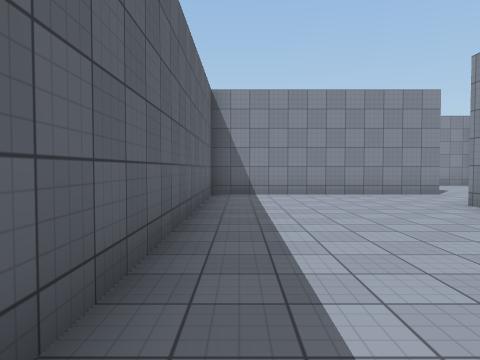
[1] (above)

24 first-person views from a walk through a Unity game level. The camera is 1.4 m above the floor, tilts 2° down and sees 70° across. The floor is counted in squares, 2 m on a side. Each view is taken from the middle of a square. On the plan, view 1 faces up. The plan holds only what a view shows up to about 11 squares ahead; the rest is blank. The place goes on beyond the plan. Surface patterns are stand-ins for the level's own textures.

[2]
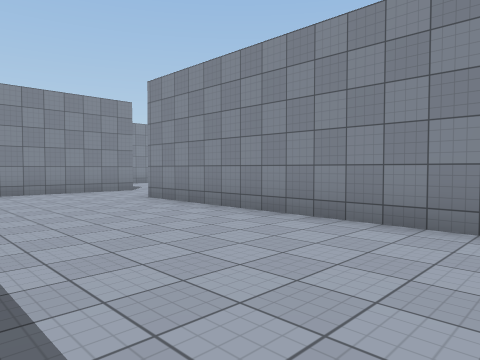

[3]
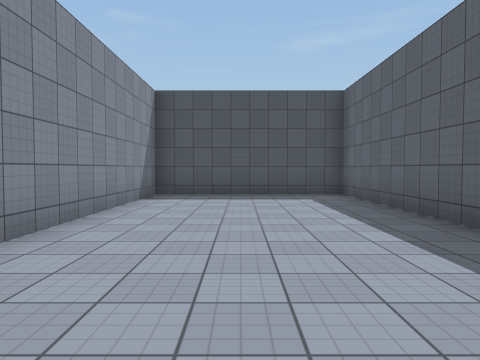

[4]
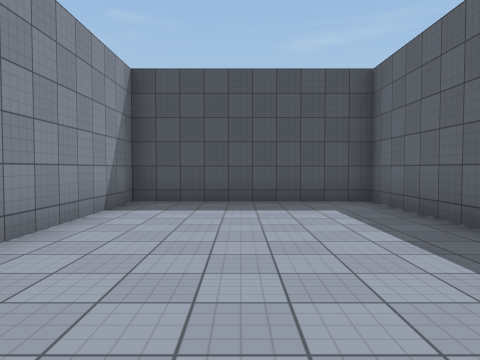

[5]
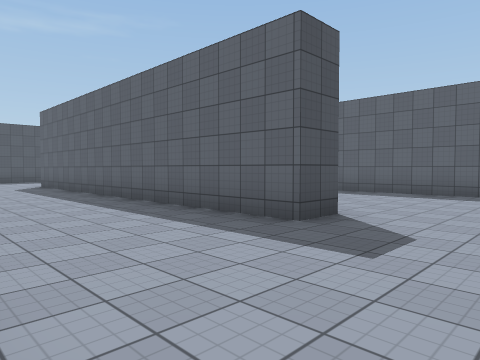

[6]
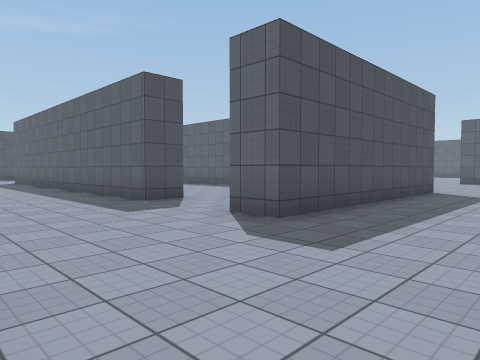

[7]
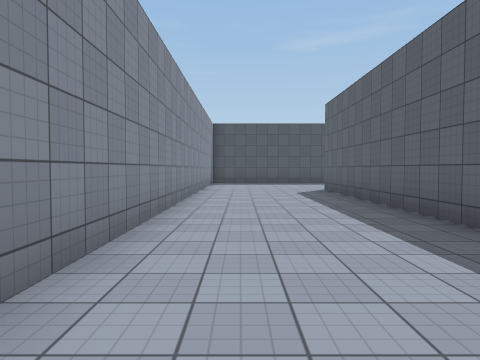

[8]
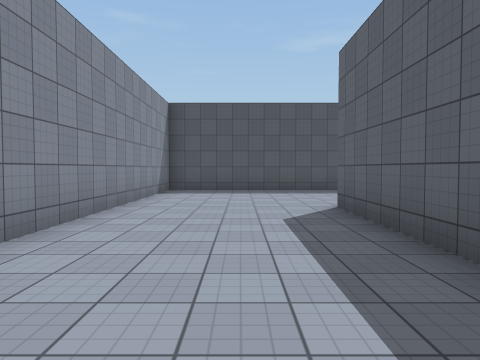

[9]
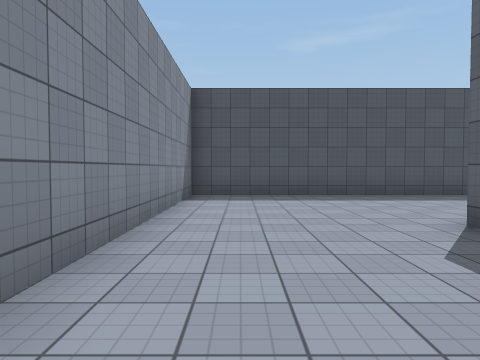

[10]
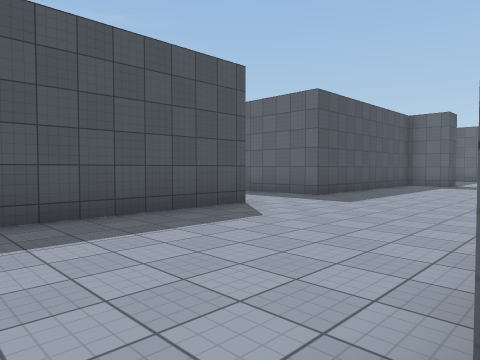

[11]
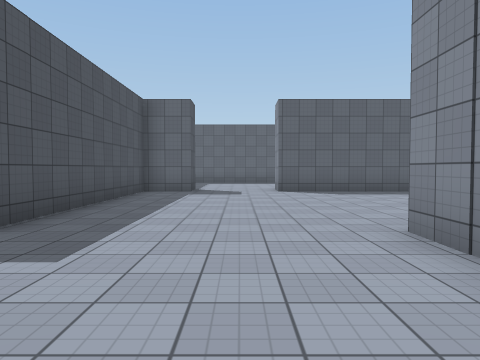

[12]
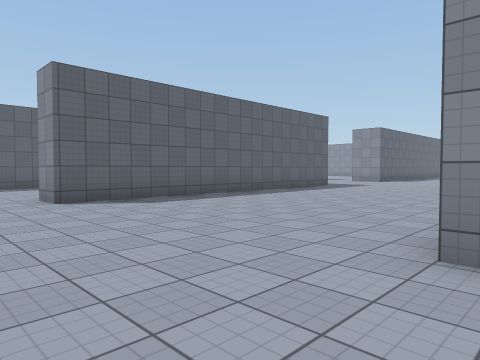

[13]
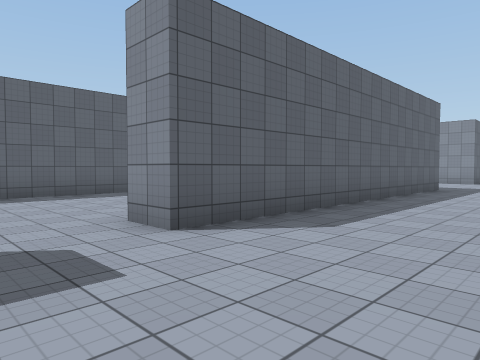

[14]
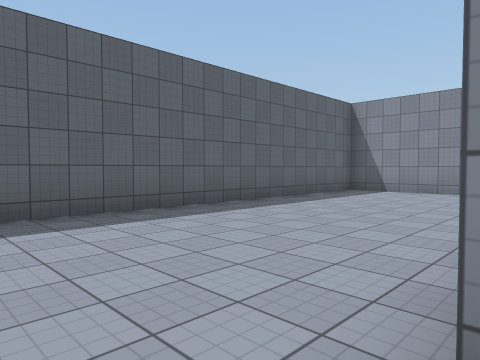

[15]
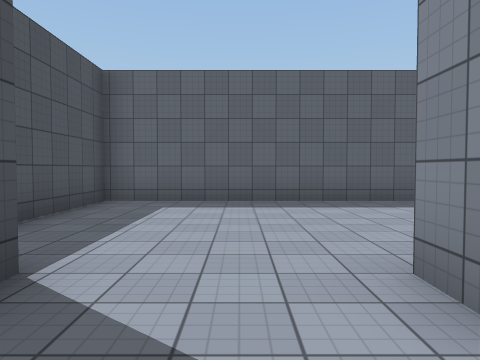

[16]
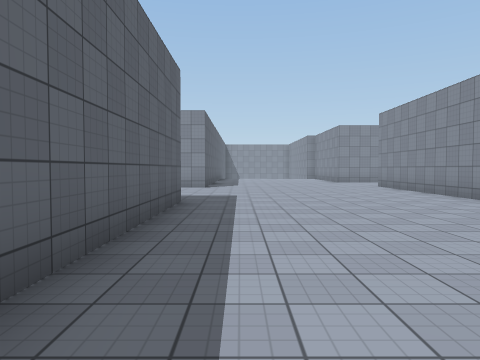

[17]
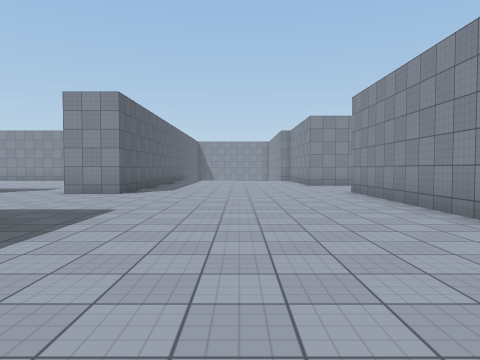

[18]
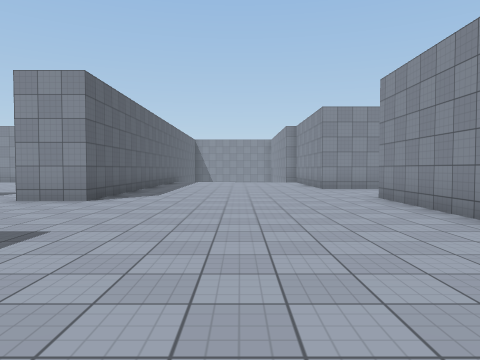

[19]
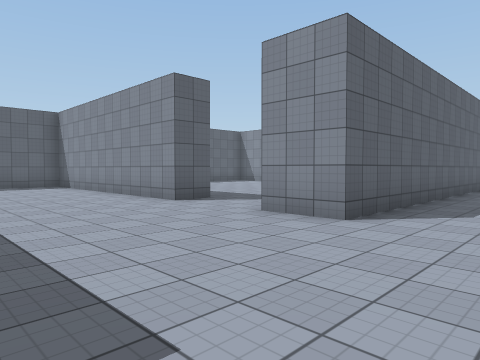

[20]
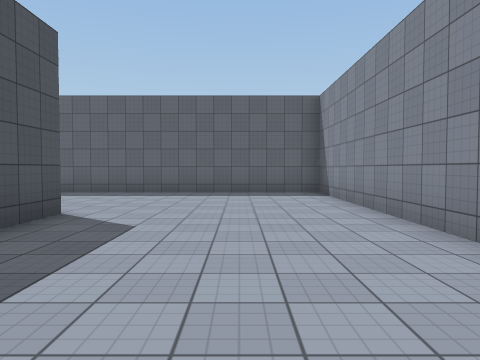

[21]
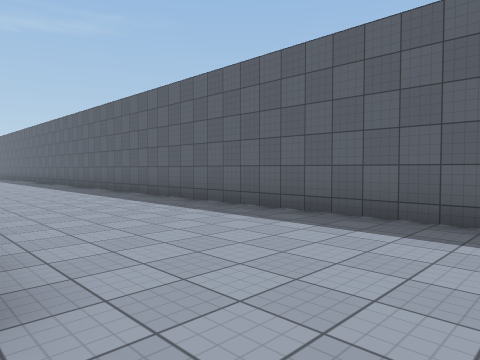

[22]
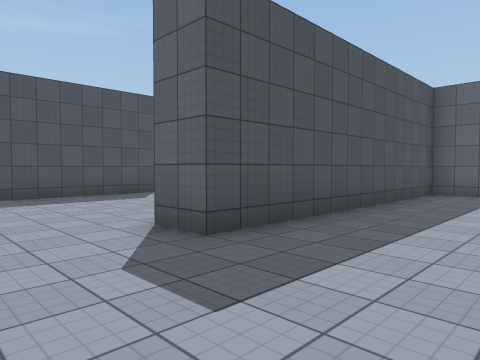

[23]
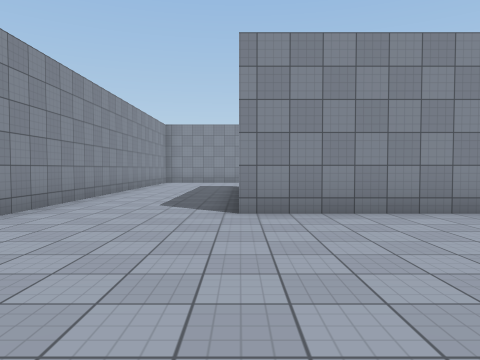

[24]
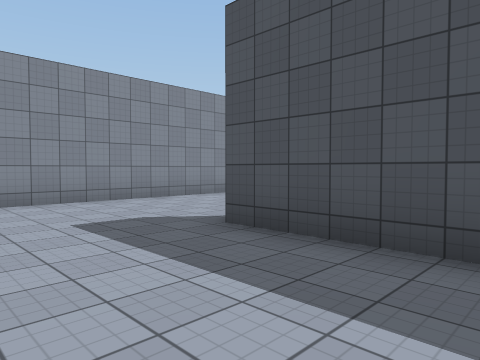

### Floor plan
Points are (right, up) in squares from view 1. A wall is a line through its corners. A room is listed if a view was taken in it or the views show most of it. See-through windows are left out.
Room 1 (views 1, 2, 3, 4)
walls: (5.2, 9) (-0.8, 9) (-0.8, -4.1) (4.2, -4.1) (4.2, 6.4) (5.2, 6.4)
ways out: opening at (5, 7.5) to room 2
Room 2 (views 5, 6, 7, 8, 9, 10, 11, 12, 13, 14, 15, 16, 17, 18, 19, 20, 21, 22, 23, 24)
walls: (-9.2, -8.5) (-8.2, -8.5) (-8.2, -9.9) (-1.7, -9.9); (-0.6, -5.1) (-1.8, -5.1); (-11.1, 3.3) (-14.2, 3.3) (-14.2, -9.9) (-11.4, -9.9); (-8.2, 4.4) (-8.2, -5.9) (-9.2, -5.9); (-1.7, 4.5) (-1.7, 10) (5.2, 10) (5.2, 9); (0.9, -9.9) (9.2, -9.9) (9.2, 4.2); (-15.4, 4.3) (-11.5, 4.3); (5.2, 6.4) (5.2, -5.2); (-8.2, 13.5) (-8.2, 9.3) (-9.8, 9.3); (-19.8, 11.4) (-19.8, 10.3) (-12.3, 10.3) (-12.3, 9.3) (-19.8, 9.3) (-19.8, -4.9); (9.2, 6.2) (9.2, 11.8)
ways out: opening at (5, 7.5) to room 1; opening at (-0.5, -10)

Positions as (right, up) in squares from view 1, and headings:
1: (0, 0), facing up
2: (0, -1), facing up-right
3: (2, 5), facing down
4: (2, 3), facing down
5: (9, 9), facing down-left
6: (9, 13), facing down-left
7: (8, 6), facing down
8: (7, 1), facing down
9: (8, -1), facing down
10: (6, -5), facing down-left
11: (2, -7), facing left
12: (-1, -8), facing up-left
13: (-5, -8), facing up-left
14: (-9, -7), facing up-left
15: (-7, -7), facing left
16: (-7, -3), facing up
17: (-5, 0), facing up
18: (-5, 2), facing up
19: (-6, 5), facing up-left
20: (-10, 7), facing left
21: (-15, 6), facing down-left
22: (-10, 13), facing down-left
23: (-7, 10), facing right
24: (2, 13), facing down-right
